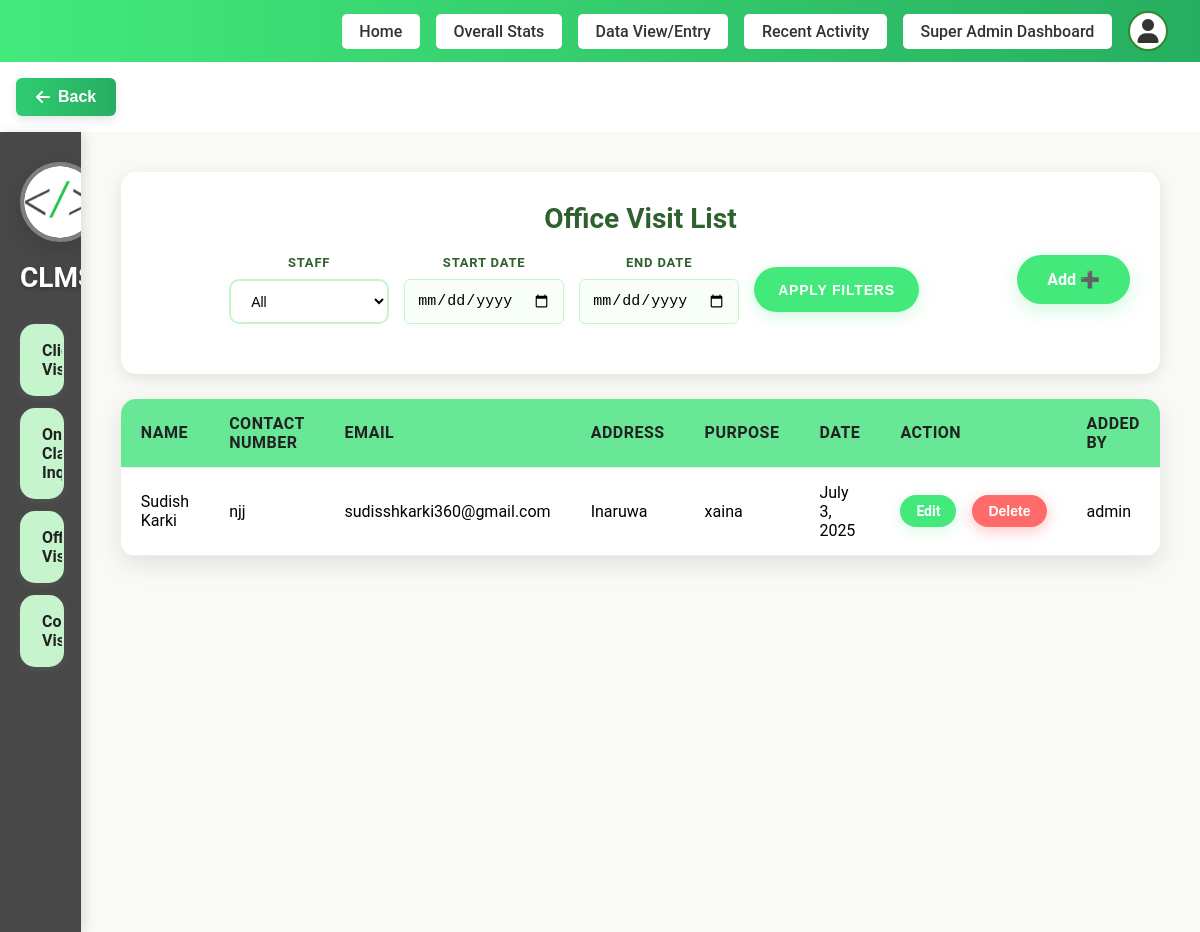
The app's page /add-dashboard/office-visit/list/ (signed in), older data.
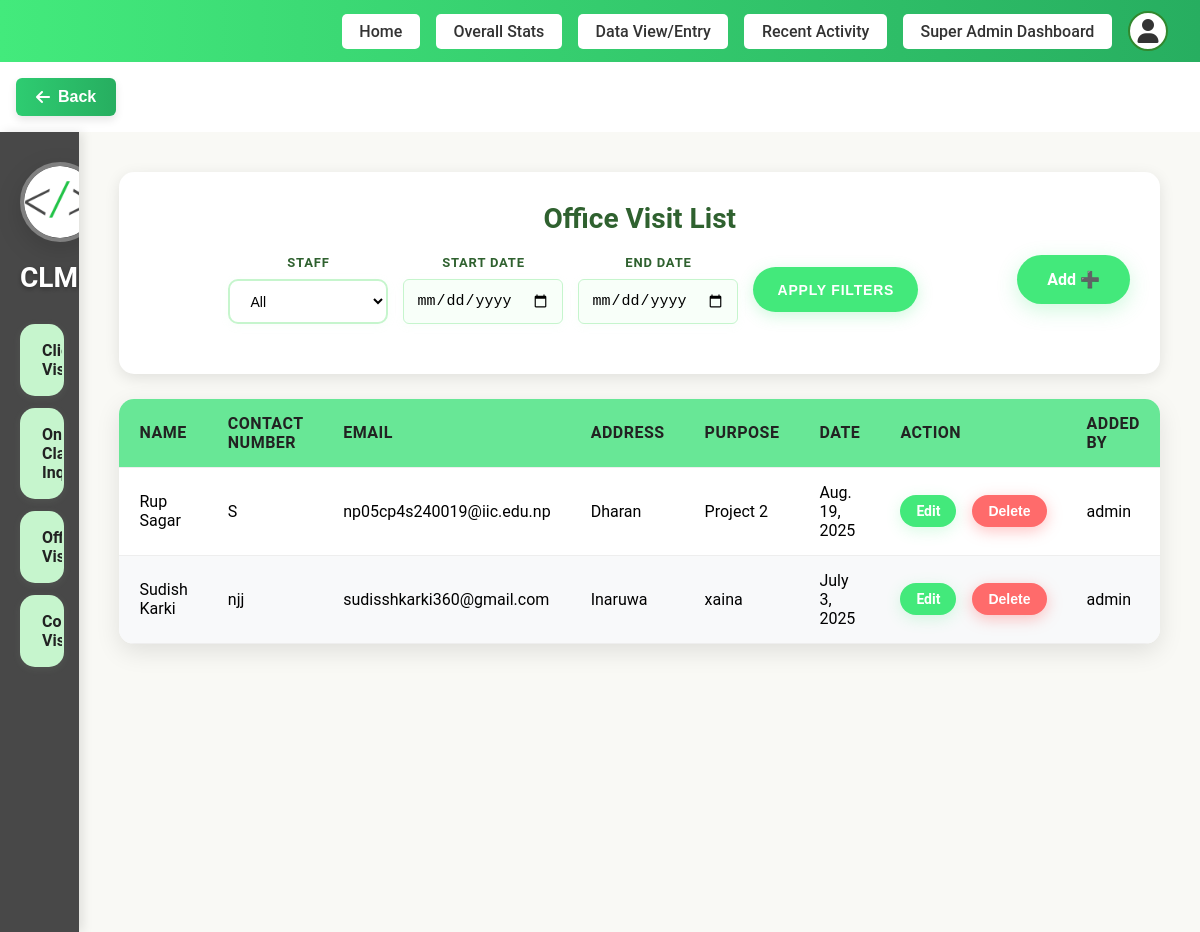
The same page, newer data.
### staff/models.py (models this page shows, shortened)
class OfficeVisit(models.Model):
    user = models.ForeignKey(User, on_delete=models.CASCADE)
    name = models.CharField(max_length=100)
    contact = models.CharField(max_length=20)
    email = models.EmailField()
    address = models.CharField(max_length=255)
    purpose = models.CharField(max_length=255)
    date = models.DateField()

### staff/views.py (the view)
# urls.py: path('office-visit/list/', views.office_visit_list, name='office_visit_list'),
@login_required
def office_visit_list(request):
    if request.user.is_superuser:
        office_visits = OfficeVisit.objects.all().order_by('-date')
        staff_filter = request.GET.get('staff')
        if staff_filter and staff_filter != 'all':
            office_visits = office_visits.filter(user_id=staff_filter)
        start_date = request.GET.get('start_date')
        end_date = request.GET.get('end_date')
        if start_date:
            try:
                start_date = datetime.strptime(start_date, '%Y-%m-%d').date()
                office_visits = office_visits.filter(date__gte=start_date)
            except ValueError:
                pass
        if end_date:
            try:
                end_date = datetime.strptime(end_date, '%Y-%m-%d').date()
                office_visits = office_visits.filter(date__lte=end_date)
            except ValueError:
                pass
        staff_users = User.objects.filter(is_staff=True).order_by('username')
    else:
        office_visits = OfficeVisit.objects.filter(user=request.user).order_by('-date')
        staff_users = None
    paginator = Paginator(office_visits, 5)  # Show 5 items per page
    page = request.GET.get('page')
    try:
        office_visits = paginator.page(page)
    except PageNotAnInteger:
        office_visits = paginator.page(1)
    except EmptyPage:
        office_visits = paginator.page(paginator.num_pages)
    return render(request, 'pages/staff/Office_Visit.html', {
        'office_visits': office_visits,
        'staff_users': staff_users,
        'current_filters': {
            'staff': request.GET.get('staff', ''),
            'start_date': request.GET.get('start_date', ''),
            'end_date': request.GET.get('end_date', ''),
        }
    })

### templates/pages/staff/Office_Visit.html (shortened to what this page needs)
{% load static %}
<!DOCTYPE html>
<html lang="en">
<head>
  <link rel="stylesheet" href="{% static 'css/Visit.css' %}?v=1.2">
  <link rel="stylesheet" href="{% static 'css/dltvisit.css' %}?v=1.2">
</head>
{% include "layouts/header.html" %}
<body>
  <div class="container">
    <div class="sidebar">
      <div class="logo">
        <a href="{% url 'add_dashboard' %}">
         <img src="{% static 'assets/favicon.png' %}" alt="Logo">
        </a>
      </div>
      <h2>CLMS</h2>
      <ul>
        <li><a href="{% url 'client_visit_list' %}">Client Visit</a></li>
        <li><a href="{% url 'online_class_list' %}">Online Class Inquiry</a></li>
        <li><a href="{% url 'office_visit_list' %}">Office Visit</a></li>
        <li><a href="{% url 'college_visit_list' %}">College/School Visit</a></li>
      </ul>
    </div>
    <div class="main-content">
      <div class="header">
        <h2>Office Visit List</h2>
        <div class="header-controls">
          <a href="{% url 'add_dashboard' %}" class="add-btn">Add ➕</a>
          {% if user.is_superuser and staff_users %}
          <div class="filter-container">
            <form method="GET" class="filter-form" style="display: flex; align-items: center; gap: 15px; flex-wrap: wrap;">
              <div class="filter-item">
                <label for="staff">Staff</label>
                <select name="staff" id="staff">
                  <option value="all" {% if current_filters.staff == 'all' or not current_filters.staff %}selected{% endif %}>All</option>
                </select>
              </div>
              <div class="filter-item">
                <label for="start_date">Start Date</label>
                <input type="date" name="start_date" id="start_date" value="{{ current_filters.start_date }}" placeholder="yyyy-mm-dd">
              </div>
              <div class="filter-item">
                <label for="end_date">End Date</label>
                <input type="date" name="end_date" id="end_date" value="{{ current_filters.end_date }}" placeholder="yyyy-mm-dd">
              </div>
              <button type="submit" class="apply-btn">Apply Filters</button>
            </form>
          </div>
          {% endif %}
        </div>
      </div>
      <table>
        <thead>
          <tr>
            <th>Name</th>
            <th>Contact Number</th>
            <th>Email</th>
            <th>Address</th>
            <th>Purpose</th>
            <th>Date</th>
            <th>Action</th>
            <th>Added By</th>
          </tr>
        </thead>
        <tbody>
          {% for visit in office_visits %}
          <tr class="{% cycle 'white-row' 'green-row' %}">
            <td>{{ visit.name }}</td>
            <td>{{ visit.contact }}</td>
            <td>{{ visit.email }}</td>
            <td>{{ visit.address }}</td>
            <td>{{ visit.purpose }}</td>
            <td>{{ visit.date }}</td>
            <td>
              <div class="action-buttons">
                <a href="{% url 'edit_office' visit.id %}" class="edit-btn">Edit</a>
                <button class="delete-btn" onclick="showOfficeVisitDeleteConfirmation('{{ visit.id }}', '{{ visit.name }}')">Delete</button>
              </div>
            </td>
            <td>{{ visit.user.username }}</td>
          </tr>
          {% empty %}
          <tr>
            <td colspan="8">No office visits available.</td>
          </tr>
          {% endfor %}
        </tbody>
      </table>
    </div>
  </div>
</body>
</html>

Row changes from the older to the newer data that the page shows:
added OfficeVisit: name "Rup Sagar", contact "S", email "np05cp4s240019@iic.edu.np", address "Dharan", purpose "Project 2", date "Aug. 19, 2025", user.username "admin"
